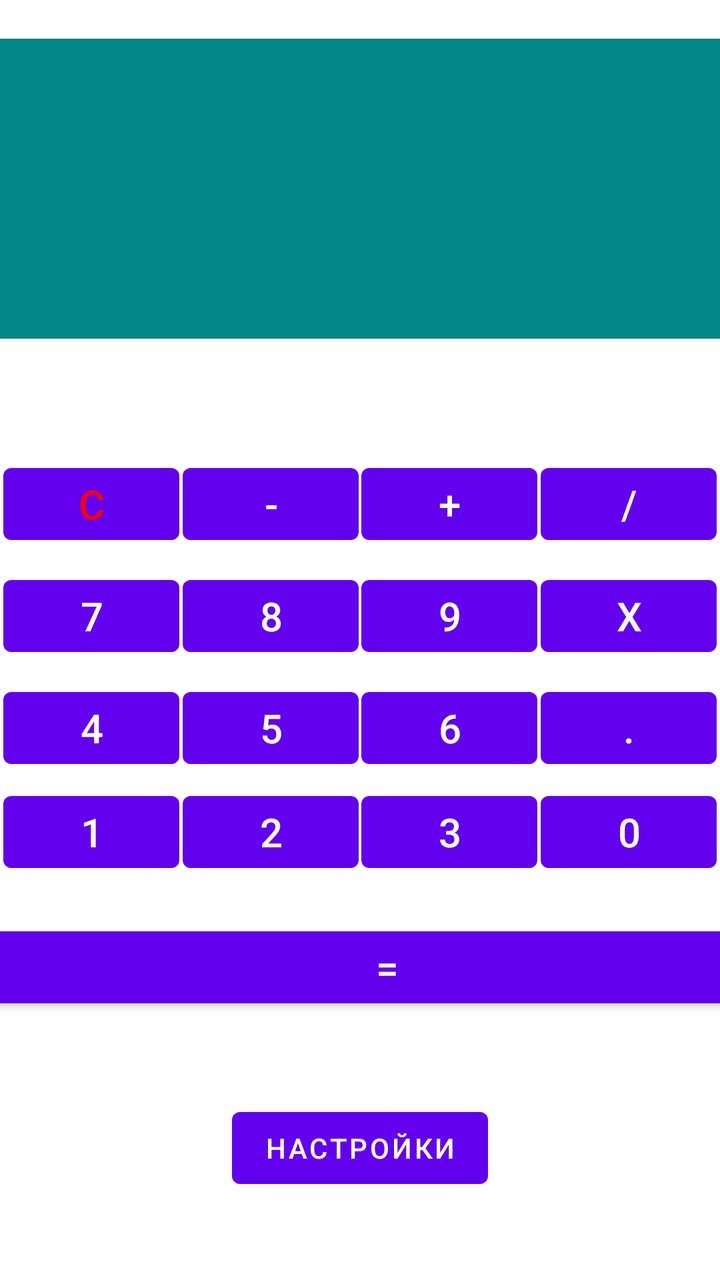
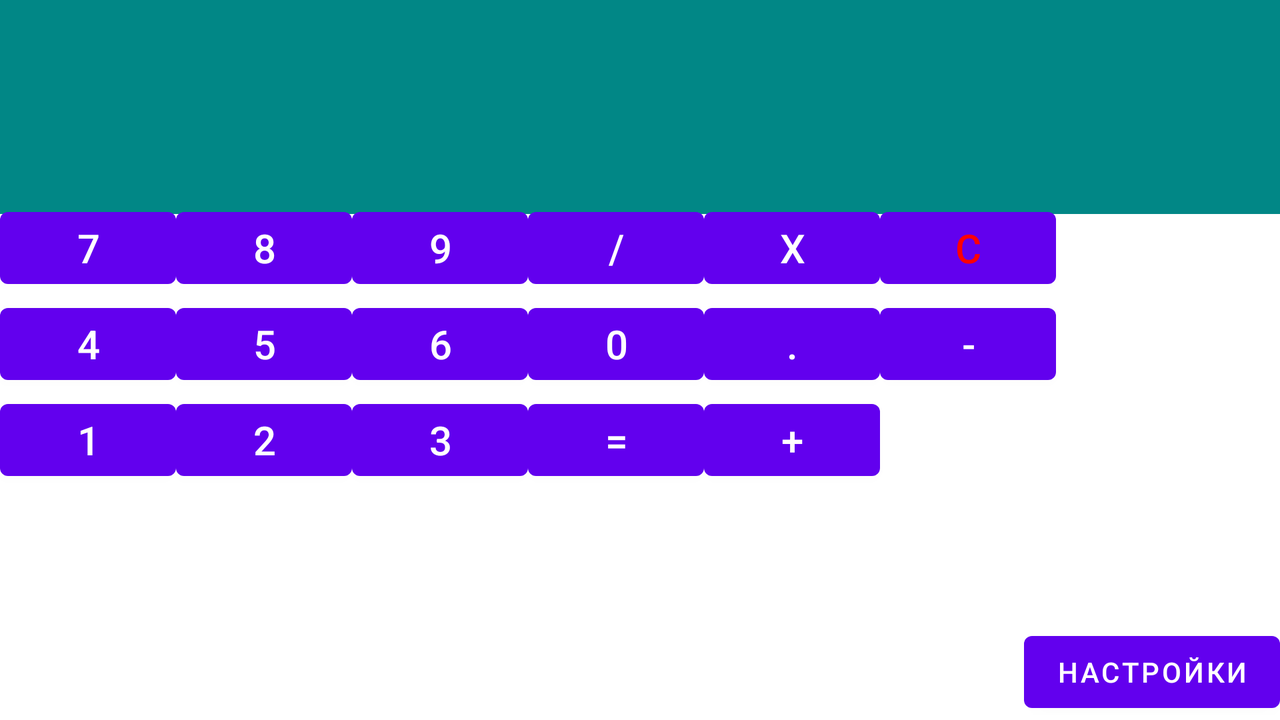

An Android layout and its configuration variant, each rendered on a device that would load it. The default file and the variant file are quoted in full after the pictures.
<!-- AndroidManifest.xml: application theme Theme.MuCalculator -->
<!-- res/layout/activity_main.xml -->
<?xml version="1.0" encoding="utf-8"?>
<androidx.constraintlayout.widget.ConstraintLayout xmlns:android="http://schemas.android.com/apk/res/android"
    xmlns:app="http://schemas.android.com/apk/res-auto"
    xmlns:tools="http://schemas.android.com/tools"
    android:layout_width="match_parent"
    android:layout_height="match_parent"
    android:orientation="horizontal"
    android:theme="@android:style/Theme.Black.NoTitleBar"
    tools:context=".MainActivity">

        <TextView
            android:id="@+id/memory_screen"
            android:layout_width="match_parent"
            android:layout_height="100dp"

            android:background="@color/design_default_color_secondary_variant"
            android:textSize="@dimen/TextSize"
            app:layout_constraintBottom_toTopOf="@+id/main_screen"
            app:layout_constraintEnd_toEndOf="parent"
            app:layout_constraintHorizontal_bias="1.0"
            app:layout_constraintStart_toStartOf="parent"
            app:layout_constraintTop_toTopOf="parent"
            app:layout_constraintVertical_bias="1.0" />

        <TextView
            android:id="@+id/main_screen"
            android:layout_width="match_parent"
            android:layout_height="@dimen/ScreenSize"
            android:background="@color/design_default_color_secondary_variant"
            android:textSize="@dimen/TextSize"
            app:layout_constraintBottom_toBottomOf="parent"
            app:layout_constraintEnd_toEndOf="parent"
            app:layout_constraintHorizontal_bias="0.0"
            app:layout_constraintStart_toStartOf="parent"
            app:layout_constraintTop_toTopOf="parent"
            app:layout_constraintVertical_bias="0.202" />

        <com.google.android.material.button.MaterialButton
            android:id="@+id/button_7"
            android:layout_width="wrap_content"
            android:layout_height="wrap_content"
            android:layout_marginTop="8dp"
            android:ems="0"
            android:onClick="press"
            android:text="@string/Button_7"
            android:textSize="@dimen/ButtonTextSize"
            app:layout_constraintEnd_toStartOf="@+id/button_8"
            app:layout_constraintHorizontal_bias="0.5"
            app:layout_constraintStart_toStartOf="parent"
            app:layout_constraintTop_toBottomOf="@+id/button_C" />

        <com.google.android.material.button.MaterialButton
            android:id="@+id/button_6"
            android:layout_width="wrap_content"
            android:layout_height="wrap_content"
            android:onClick="press"
            android:text="@string/Button_6"
            android:textSize="@dimen/ButtonTextSize"
            app:layout_constraintBottom_toBottomOf="@+id/button_5"
            app:layout_constraintEnd_toStartOf="@+id/button_TCHK"
            app:layout_constraintHorizontal_bias="0.5"
            app:layout_constraintStart_toEndOf="@+id/button_5"
            app:layout_constraintTop_toTopOf="@+id/button_5" />

        <com.google.android.material.button.MaterialButton
            android:id="@+id/button_4"
            android:layout_width="wrap_content"
            android:layout_height="wrap_content"
            android:layout_marginTop="8dp"
            android:onClick="press"
            android:text="@string/Button_4"
            android:textSize="@dimen/ButtonTextSize"
            app:layout_constraintEnd_toStartOf="@+id/button_5"
            app:layout_constraintHorizontal_bias="0.5"
            app:layout_constraintStart_toStartOf="parent"
            app:layout_constraintTop_toBottomOf="@+id/button_7" />

        <com.google.android.material.button.MaterialButton
            android:id="@+id/button_TCHK"
            android:layout_width="wrap_content"
            android:layout_height="wrap_content"
            android:onClick="press"
            android:text="@string/Button_TCHK"
            android:textSize="@dimen/ButtonTextSize"
            app:layout_constraintBottom_toBottomOf="@+id/button_6"
            app:layout_constraintEnd_toEndOf="parent"
            app:layout_constraintHorizontal_bias="0.5"
            app:layout_constraintStart_toEndOf="@+id/button_6"
            app:layout_constraintTop_toTopOf="@+id/button_6" />

        <com.google.android.material.button.MaterialButton
            android:id="@+id/button_5"
            android:layout_width="wrap_content"
            android:layout_height="wrap_content"
            android:onClick="press"
            android:text="@string/Button_5"
            android:textSize="@dimen/ButtonTextSize"
            app:layout_constraintBottom_toBottomOf="@+id/button_4"
            app:layout_constraintEnd_toStartOf="@+id/button_6"
            app:layout_constraintHorizontal_bias="0.5"
            app:layout_constraintStart_toEndOf="@+id/button_4"
            app:layout_constraintTop_toTopOf="@+id/button_4" />

        <com.google.android.material.button.MaterialButton
            android:id="@+id/button_9"
            android:layout_width="wrap_content"
            android:layout_height="wrap_content"
            android:ems="0"
            android:onClick="press"
            android:text="@string/Button_9"
            android:textSize="@dimen/ButtonTextSize"
            app:layout_constraintBottom_toBottomOf="@+id/button_8"
            app:layout_constraintEnd_toStartOf="@+id/button_multiplication"
            app:layout_constraintHorizontal_bias="0.5"
            app:layout_constraintStart_toEndOf="@+id/button_8"
            app:layout_constraintTop_toTopOf="@+id/button_8" />

        <com.google.android.material.button.MaterialButton
            android:id="@+id/button_multiplication"
            android:layout_width="wrap_content"
            android:layout_height="wrap_content"
            android:ems="0"
            android:onClick="press"
            android:text="@string/Button_x"
            android:textSize="@dimen/ButtonTextSize"
            app:layout_constraintBottom_toBottomOf="@+id/button_9"
            app:layout_constraintEnd_toEndOf="parent"
            app:layout_constraintHorizontal_bias="0.5"
            app:layout_constraintStart_toEndOf="@+id/button_9"
            app:layout_constraintTop_toTopOf="@+id/button_9" />

        <com.google.android.material.button.MaterialButton
            android:id="@+id/button_1"
            android:layout_width="wrap_content"
            android:layout_height="wrap_content"
            android:layout_marginTop="4dp"
            android:onClick="press"
            android:text="@string/Button_1"
            android:textSize="@dimen/ButtonTextSize"
            app:layout_constraintEnd_toStartOf="@+id/button_2"
            app:layout_constraintHorizontal_bias="0.5"
            app:layout_constraintStart_toStartOf="parent"
            app:layout_constraintTop_toBottomOf="@+id/button_4" />

        <com.google.android.material.button.MaterialButton
            android:id="@+id/button_equal"
            android:layout_width="395dp"
            android:layout_height="wrap_content"
            android:layout_marginTop="8dp"
            android:onClick="press"
            android:text="@string/Button_result"
            android:textSize="@dimen/ButtonTextSize"
            app:layout_constraintBottom_toBottomOf="parent"
            app:layout_constraintEnd_toEndOf="parent"
            app:layout_constraintHorizontal_bias="0.125"
            app:layout_constraintStart_toStartOf="parent"
            app:layout_constraintTop_toBottomOf="@+id/button_3"
            app:layout_constraintVertical_bias="0.08" />

        <com.google.android.material.button.MaterialButton
            android:id="@+id/button_3"
            android:layout_width="wrap_content"
            android:layout_height="wrap_content"
            android:onClick="press"
            android:text="@string/Button_3"
            android:textSize="@dimen/ButtonTextSize"
            app:layout_constraintBottom_toBottomOf="@+id/button_2"
            app:layout_constraintEnd_toStartOf="@+id/button_0"
            app:layout_constraintHorizontal_bias="0.5"
            app:layout_constraintStart_toEndOf="@+id/button_2"
            app:layout_constraintTop_toTopOf="@+id/button_2" />

        <com.google.android.material.button.MaterialButton
            android:id="@+id/button_2"
            android:layout_width="wrap_content"
            android:layout_height="wrap_content"
            android:onClick="press"
            android:text="@string/Button_2"
            android:textSize="@dimen/ButtonTextSize"
            app:layout_constraintBottom_toBottomOf="@+id/button_1"
            app:layout_constraintEnd_toStartOf="@+id/button_3"
            app:layout_constraintHorizontal_bias="0.5"
            app:layout_constraintStart_toEndOf="@+id/button_1"
            app:layout_constraintTop_toTopOf="@+id/button_1"
            app:layout_constraintVertical_bias="0.0" />

        <com.google.android.material.button.MaterialButton
            android:id="@+id/button_0"
            android:layout_width="wrap_content"
            android:layout_height="wrap_content"
            android:onClick="press"
            android:text="@string/Button_0"
            android:textSize="@dimen/ButtonTextSize"
            app:layout_constraintBottom_toBottomOf="@+id/button_3"
            app:layout_constraintEnd_toEndOf="parent"
            app:layout_constraintHorizontal_bias="0.5"
            app:layout_constraintStart_toEndOf="@+id/button_3"
            app:layout_constraintTop_toTopOf="@+id/button_3" />

        <com.google.android.material.button.MaterialButton
            android:id="@+id/button_8"
            android:layout_width="wrap_content"
            android:layout_height="wrap_content"
            android:ems="0"
            android:onClick="press"
            android:text="@string/Button_8"
            android:textSize="@dimen/ButtonTextSize"
            app:layout_constraintBottom_toBottomOf="@+id/button_7"
            app:layout_constraintEnd_toStartOf="@+id/button_9"
            app:layout_constraintHorizontal_bias="0.5"
            app:layout_constraintStart_toEndOf="@+id/button_7"
            app:layout_constraintTop_toTopOf="@+id/button_7" />

        <com.google.android.material.button.MaterialButton
            android:id="@+id/button_division"
            android:layout_width="wrap_content"
            android:layout_height="wrap_content"
            android:ems="0"
            android:onClick="press"
            android:text="@string/Button_del"
            android:textSize="@dimen/ButtonTextSize"
            app:layout_constrainedWidth="true"
            app:layout_constraintBottom_toBottomOf="@+id/button_addition"
            app:layout_constraintEnd_toEndOf="parent"
            app:layout_constraintHorizontal_bias="0.5"
            app:layout_constraintStart_toEndOf="@+id/button_addition"
            app:layout_constraintTop_toTopOf="@+id/button_addition" />

        <com.google.android.material.button.MaterialButton
            android:id="@+id/button_subtraction"
            android:layout_width="wrap_content"
            android:layout_height="wrap_content"
            android:ems="0"
            android:onClick="press"
            android:text="@string/Button_minus"
            android:textSize="@dimen/ButtonTextSize"
            app:layout_constrainedWidth="true"
            app:layout_constraintBottom_toBottomOf="@+id/button_C"
            app:layout_constraintEnd_toStartOf="@+id/button_addition"
            app:layout_constraintHorizontal_bias="0.5"
            app:layout_constraintStart_toEndOf="@+id/button_C"
            app:layout_constraintTop_toTopOf="@+id/button_C"
            app:layout_constraintVertical_bias="0.666" />

        <com.google.android.material.button.MaterialButton
            android:id="@+id/button_C"
            android:layout_width="wrap_content"
            android:layout_height="wrap_content"
            android:layout_marginTop="50dp"
            android:ems="0"
            android:onClick="clear"
            android:text="@string/Button_C"
            android:textColor="#FF0000"
            android:textSize="@dimen/ButtonTextSize"
            app:layout_constrainedWidth="true"
            app:layout_constraintBottom_toBottomOf="parent"
            app:layout_constraintEnd_toStartOf="@+id/button_subtraction"
            app:layout_constraintHorizontal_bias="0.5"
            app:layout_constraintStart_toStartOf="parent"
            app:layout_constraintTop_toBottomOf="@+id/main_screen"
            app:layout_constraintVertical_bias="0.023" />

        <com.google.android.material.button.MaterialButton
            android:id="@+id/button_addition"
            android:layout_width="wrap_content"
            android:layout_height="wrap_content"
            android:ems="0"
            android:onClick="press"
            android:text="@string/Button_plus"
            android:textSize="@dimen/ButtonTextSize"
            app:layout_constrainedWidth="true"
            app:layout_constraintBottom_toBottomOf="@+id/button_subtraction"
            app:layout_constraintEnd_toStartOf="@+id/button_division"
            app:layout_constraintHorizontal_bias="0.5"
            app:layout_constraintStart_toEndOf="@+id/button_subtraction"
            app:layout_constraintTop_toTopOf="@+id/button_subtraction" />

        <androidx.constraintlayout.widget.Guideline
            android:id="@+id/guideline2"
            android:layout_width="wrap_content"
            android:layout_height="wrap_content"
            android:orientation="vertical"
            app:layout_constraintGuide_begin="-9dp" />

        <androidx.constraintlayout.widget.Group
            android:id="@+id/group"
            android:layout_width="wrap_content"
            android:layout_height="wrap_content" />

        <androidx.constraintlayout.widget.Group
            android:id="@+id/group2"
            android:layout_width="wrap_content"
            android:layout_height="wrap_content"
            app:constraint_referenced_ids="button_subtraction,button_division,button_4,button_6,button_TCHK,button_5,button_7,button_9,button_C,button_addition,button_multiplication,button_8,button_1,button_equal,button_2,button_3,button_0" />

        <androidx.constraintlayout.widget.Group
            android:id="@+id/group3"
            android:layout_width="wrap_content"
            android:layout_height="wrap_content"
            app:constraint_referenced_ids="button_subtraction,button_C,button_addition,button_division" />

        <androidx.constraintlayout.widget.Group
            android:id="@+id/group4"
            android:layout_width="wrap_content"
            android:layout_height="wrap_content"
            app:constraint_referenced_ids="button_subtraction,button_C,button_addition,button_division" />

        <androidx.constraintlayout.widget.Barrier
            android:id="@+id/barrier2"
            android:layout_width="wrap_content"
            android:layout_height="wrap_content"
            app:barrierDirection="left"
            tools:layout_editor_absoluteX="411dp" />

        <androidx.constraintlayout.widget.Barrier
            android:id="@+id/barrier5"
            android:layout_width="wrap_content"
            android:layout_height="wrap_content"
            app:barrierDirection="left"
            tools:layout_editor_absoluteX="411dp" />

        <androidx.constraintlayout.widget.Barrier
            android:id="@+id/barrier6"
            android:layout_width="wrap_content"
            android:layout_height="wrap_content"
            app:barrierDirection="left"
            tools:layout_editor_absoluteX="411dp" />

        <Button
            android:id="@+id/button_settings"
            android:layout_width="wrap_content"
            android:layout_height="wrap_content"
            android:text="@string/button_settings"
            app:layout_constraintBottom_toBottomOf="parent"
            app:layout_constraintEnd_toEndOf="parent"
            app:layout_constraintStart_toStartOf="parent"
            app:layout_constraintTop_toBottomOf="@+id/button_equal" />


</androidx.constraintlayout.widget.ConstraintLayout>
<!-- resources referenced by this layout -->
<resources>
  <dimen name="ButtonTextSize">20sp</dimen>
  <dimen name="ScreenSize">50dp</dimen>
  <dimen name="TextSize">25sp</dimen>
  <string name="Button_0" translatable="false">0</string>
  <string name="Button_1" translatable="false">1</string>
  <string name="Button_2" translatable="false">2</string>
  <string name="Button_3" translatable="false">3</string>
  <string name="Button_4" translatable="false">4</string>
  <string name="Button_5" translatable="false">5</string>
  <string name="Button_6" translatable="false">6</string>
  <string name="Button_7" translatable="false">7</string>
  <string name="Button_8" translatable="false">8</string>
  <string name="Button_9" translatable="false">9</string>
  <string name="Button_C" translatable="false">C</string>
  <string name="Button_TCHK" translatable="false">.</string>
  <string name="Button_del" translatable="false">/</string>
  <string name="Button_minus" translatable="false">-</string>
  <string name="Button_plus" translatable="false">+</string>
  <string name="Button_result" translatable="false">=</string>
  <string name="Button_x" translatable="false">x</string>
  <string name="button_settings">Настройки</string>
  <style name="Theme.MuCalculator" parent="Theme.MaterialComponents.DayNight.DarkActionBar">
          
          <item name="colorPrimary">@color/purple_500</item>
          <item name="colorPrimaryVariant">@color/purple_700</item>
          <item name="colorOnPrimary">@color/white</item>
          
          <item name="colorSecondary">@color/teal_200</item>
          <item name="colorSecondaryVariant">@color/teal_700</item>
          <item name="colorOnSecondary">@color/black</item>
          
          <item name="android:statusBarColor" tools:targetApi="l">?attr/colorPrimaryVariant</item>
          
      </style>
</resources>
<!-- res/layout-land/activity_main.xml (the repository's variant of the layout above) -->
<!-- drawn on the phone turned sideways -->
<?xml version="1.0" encoding="utf-8"?>
<androidx.constraintlayout.widget.ConstraintLayout xmlns:android="http://schemas.android.com/apk/res/android"
    xmlns:app="http://schemas.android.com/apk/res-auto"
    xmlns:tools="http://schemas.android.com/tools"
    android:layout_width="match_parent"
    android:layout_height="match_parent"
    android:theme="@android:style/Theme.Black.NoTitleBar"
    tools:ignore="MissingDefaultResource">


    <TextView
        android:id="@+id/memory_screen"
        android:layout_width="match_parent"
        android:layout_height="100dp"
        android:background="@color/design_default_color_secondary_variant"
        android:textSize="@dimen/TextSize"
        app:layout_constraintStart_toStartOf="parent"
        app:layout_constraintTop_toTopOf="parent" />

    <TextView
        android:id="@+id/main_screen"
        android:layout_width="match_parent"
        android:layout_height="@dimen/ScreenSize"
        android:layout_marginTop="57dp"
        android:background="@color/design_default_color_secondary_variant"
        android:textSize="@dimen/TextSize"
        app:layout_constraintStart_toStartOf="parent"
        app:layout_constraintTop_toTopOf="@+id/memory_screen" />

    <com.google.android.material.button.MaterialButton
        android:id="@+id/button_7"
        android:layout_width="wrap_content"
        android:layout_height="wrap_content"
        android:ems="0"
        android:onClick="press"
        android:text="@string/Button_7"
        android:textSize="@dimen/ButtonTextSize"
        app:layout_constraintStart_toStartOf="parent"
        app:layout_constraintTop_toBottomOf="@+id/memory_screen" />

    <com.google.android.material.button.MaterialButton
        android:id="@+id/button_6"
        android:layout_width="wrap_content"
        android:layout_height="wrap_content"
        android:onClick="press"
        android:text="@string/Button_6"
        android:textSize="@dimen/ButtonTextSize"
        app:layout_constraintBottom_toBottomOf="@+id/button_5"
        app:layout_constraintStart_toEndOf="@+id/button_5"
        app:layout_constraintTop_toTopOf="@+id/button_5" />

    <com.google.android.material.button.MaterialButton
        android:id="@+id/button_4"
        android:layout_width="wrap_content"
        android:layout_height="wrap_content"
        android:onClick="press"
        android:text="@string/Button_4"
        android:textSize="@dimen/ButtonTextSize"
        app:layout_constraintStart_toStartOf="parent"
        app:layout_constraintTop_toBottomOf="@+id/button_7" />

    <com.google.android.material.button.MaterialButton
        android:id="@+id/button_TCHK"
        android:layout_width="wrap_content"
        android:layout_height="wrap_content"
        android:onClick="press"
        android:text="@string/Button_TCHK"
        android:textSize="@dimen/ButtonTextSize"
        app:layout_constraintBottom_toBottomOf="@+id/button_0"
        app:layout_constraintStart_toEndOf="@+id/button_0"
        app:layout_constraintTop_toTopOf="@+id/button_0" />

    <com.google.android.material.button.MaterialButton
        android:id="@+id/button_5"
        android:layout_width="wrap_content"
        android:layout_height="wrap_content"
        android:onClick="press"
        android:text="@string/Button_5"
        android:textSize="@dimen/ButtonTextSize"
        app:layout_constraintBottom_toBottomOf="@+id/button_4"
        app:layout_constraintStart_toEndOf="@+id/button_4"
        app:layout_constraintTop_toBottomOf="@+id/button_7" />

    <com.google.android.material.button.MaterialButton
        android:id="@+id/button_9"
        android:layout_width="wrap_content"
        android:layout_height="wrap_content"
        android:ems="0"
        android:onClick="press"
        android:text="@string/Button_9"
        android:textSize="@dimen/ButtonTextSize"
        app:layout_constraintBottom_toBottomOf="@+id/button_8"
        app:layout_constraintStart_toEndOf="@+id/button_8"
        app:layout_constraintTop_toTopOf="@+id/button_8" />

    <com.google.android.material.button.MaterialButton
        android:id="@+id/button_multiplication"
        android:layout_width="wrap_content"
        android:layout_height="wrap_content"
        android:onClick="press"
        android:text="@string/Button_x"
        android:textSize="@dimen/ButtonTextSize"
        app:layout_constraintBottom_toBottomOf="@+id/button_division"
        app:layout_constraintStart_toEndOf="@+id/button_division"
        app:layout_constraintTop_toTopOf="@+id/button_division" />

    <com.google.android.material.button.MaterialButton
        android:id="@+id/button_1"
        android:layout_width="wrap_content"
        android:layout_height="wrap_content"
        android:onClick="press"
        android:text="@string/Button_1"
        android:textSize="@dimen/ButtonTextSize"
        app:layout_constraintStart_toStartOf="parent"
        app:layout_constraintTop_toBottomOf="@+id/button_4" />

    <com.google.android.material.button.MaterialButton
        android:id="@+id/button_equal"
        android:layout_width="wrap_content"
        android:layout_height="wrap_content"
        android:onClick="press"
        android:text="@string/Button_result"
        android:textSize="@dimen/ButtonTextSize"
        app:layout_constraintBottom_toBottomOf="@+id/button_3"
        app:layout_constraintStart_toEndOf="@+id/button_3" />

    <com.google.android.material.button.MaterialButton
        android:id="@+id/button_3"
        android:layout_width="wrap_content"
        android:layout_height="wrap_content"
        android:onClick="press"
        android:text="@string/Button_3"
        android:textSize="@dimen/ButtonTextSize"
        app:layout_constraintBottom_toBottomOf="@+id/button_2"
        app:layout_constraintStart_toEndOf="@+id/button_2" />

    <com.google.android.material.button.MaterialButton
        android:id="@+id/button_2"
        android:layout_width="wrap_content"
        android:layout_height="wrap_content"
        android:onClick="press"
        android:text="@string/Button_2"
        android:textSize="@dimen/ButtonTextSize"
        app:layout_constraintBottom_toBottomOf="@+id/button_1"
        app:layout_constraintStart_toEndOf="@+id/button_1" />

    <com.google.android.material.button.MaterialButton
        android:id="@+id/button_0"
        android:layout_width="wrap_content"
        android:layout_height="wrap_content"
        android:onClick="press"
        android:text="@string/Button_0"
        android:textSize="@dimen/ButtonTextSize"
        app:layout_constraintBottom_toBottomOf="@+id/button_6"
        app:layout_constraintStart_toEndOf="@+id/button_6"
        app:layout_constraintTop_toTopOf="@+id/button_6" />

    <com.google.android.material.button.MaterialButton
        android:id="@+id/button_8"
        android:layout_width="wrap_content"
        android:layout_height="wrap_content"
        android:ems="0"
        android:onClick="press"
        android:text="@string/Button_8"
        android:textSize="@dimen/ButtonTextSize"
        app:layout_constraintBottom_toBottomOf="@+id/button_7"
        app:layout_constraintStart_toEndOf="@+id/button_7"
        app:layout_constraintTop_toTopOf="@+id/button_7" />

    <com.google.android.material.button.MaterialButton
        android:id="@+id/button_division"
        android:layout_width="wrap_content"
        android:layout_height="wrap_content"
        android:ems="0"
        android:onClick="press"
        android:text="@string/Button_del"
        android:textSize="@dimen/ButtonTextSize"
        app:layout_constrainedWidth="true"
        app:layout_constraintBottom_toBottomOf="@+id/button_9"
        app:layout_constraintStart_toEndOf="@+id/button_9"
        app:layout_constraintTop_toTopOf="@+id/button_9" />

    <com.google.android.material.button.MaterialButton
        android:id="@+id/button_subtraction"
        android:layout_width="wrap_content"
        android:layout_height="wrap_content"
        android:ems="0"
        android:onClick="press"
        android:text="@string/Button_minus"
        android:textSize="@dimen/ButtonTextSize"
        app:layout_constrainedWidth="true"
        app:layout_constraintBottom_toBottomOf="@+id/button_TCHK"
        app:layout_constraintStart_toEndOf="@+id/button_TCHK"
        app:layout_constraintTop_toTopOf="@+id/button_TCHK" />

    <com.google.android.material.button.MaterialButton
        android:id="@+id/button_C"
        android:layout_width="wrap_content"
        android:layout_height="wrap_content"

        android:onClick="clear"
        android:text="@string/Button_C"
        android:textColor="#FF0000"
        android:textSize="@dimen/ButtonTextSize"
        app:layout_constrainedWidth="true"
        app:layout_constraintBottom_toBottomOf="@+id/button_multiplication"
        app:layout_constraintStart_toEndOf="@+id/button_multiplication"
        app:layout_constraintTop_toTopOf="@+id/button_multiplication" />

    <com.google.android.material.button.MaterialButton
        android:id="@+id/button_addition"
        android:layout_width="wrap_content"
        android:layout_height="wrap_content"
        android:ems="0"
        android:onClick="press"
        android:text="@string/Button_plus"
        android:textSize="@dimen/ButtonTextSize"
        app:layout_constrainedWidth="true"
        app:layout_constraintBottom_toBottomOf="@+id/button_equal"
        app:layout_constraintStart_toEndOf="@+id/button_equal" />

    <androidx.constraintlayout.widget.Guideline
        android:id="@+id/guideline2"
        android:layout_width="wrap_content"
        android:layout_height="wrap_content"
        android:orientation="vertical"
        app:layout_constraintGuide_begin="-9dp" />

    <androidx.constraintlayout.widget.Group
        android:id="@+id/group"
        android:layout_width="wrap_content"
        android:layout_height="wrap_content" />

    <androidx.constraintlayout.widget.Group
        android:id="@+id/group2"
        android:layout_width="wrap_content"
        android:layout_height="wrap_content"
        app:constraint_referenced_ids="button_subtraction,button_division,button_4,button_6,button_TCHK,button_5,button_7,button_9,button_C,button_addition,button_multiplication,button_8,button_1,button_equal,button_2,button_3,button_0" />

    <androidx.constraintlayout.widget.Group
        android:id="@+id/group3"
        android:layout_width="wrap_content"
        android:layout_height="wrap_content"
        app:constraint_referenced_ids="button_subtraction,button_C,button_addition,button_division" />

    <androidx.constraintlayout.widget.Group
        android:id="@+id/group4"
        android:layout_width="wrap_content"
        android:layout_height="wrap_content"
        app:constraint_referenced_ids="button_subtraction,button_C,button_addition,button_division" />

    <androidx.constraintlayout.widget.Barrier
        android:id="@+id/barrier2"
        android:layout_width="wrap_content"
        android:layout_height="wrap_content"
        app:barrierDirection="left"
        tools:layout_editor_absoluteX="640dp" />

    <androidx.constraintlayout.widget.Barrier
        android:id="@+id/barrier5"
        android:layout_width="wrap_content"
        android:layout_height="wrap_content"
        app:barrierDirection="left"
        tools:layout_editor_absoluteX="640dp" />

    <androidx.constraintlayout.widget.Barrier
        android:id="@+id/barrier6"
        android:layout_width="wrap_content"
        android:layout_height="wrap_content"
        app:barrierDirection="left"
        tools:layout_editor_absoluteX="640dp" />

    <Button

        android:id="@+id/button_settings"
        android:layout_width="wrap_content"
        android:layout_height="wrap_content"
        android:text="@string/button_settings"
        app:layout_constraintBottom_toBottomOf="parent"
        app:layout_constraintEnd_toEndOf="parent" />
</androidx.constraintlayout.widget.ConstraintLayout>
